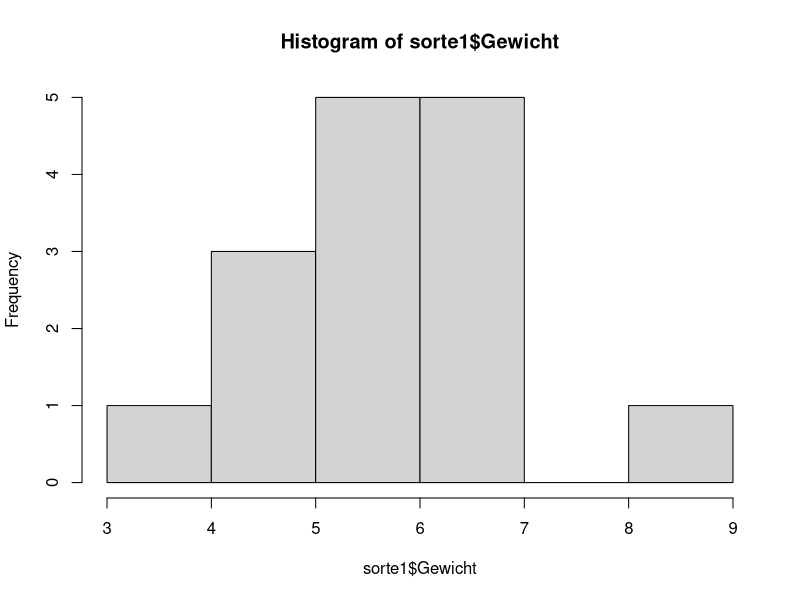
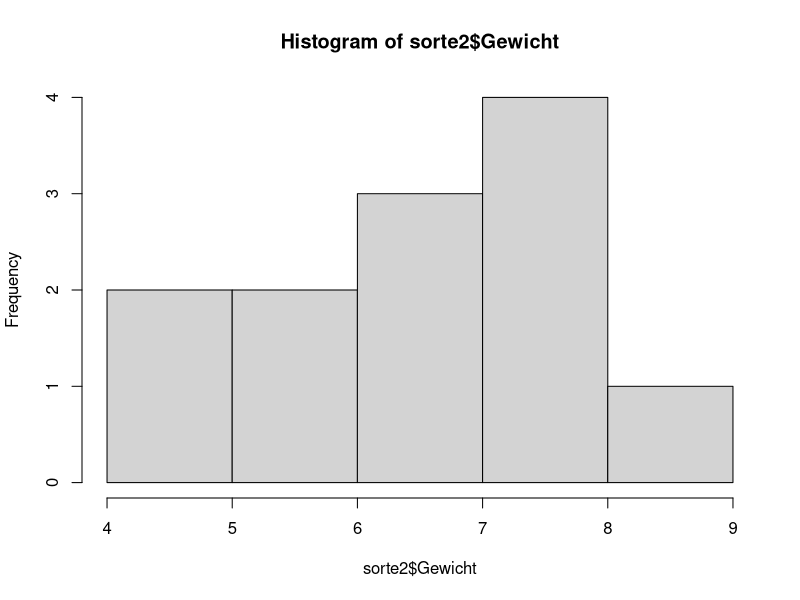
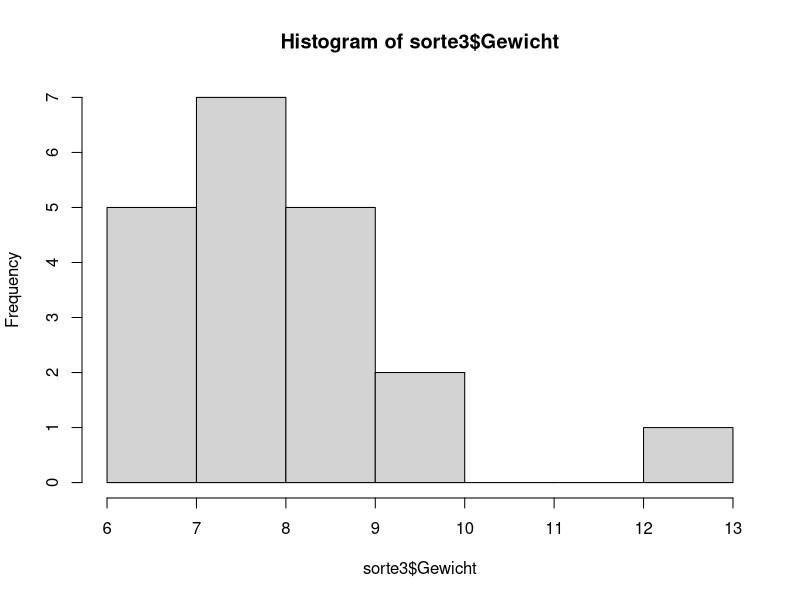
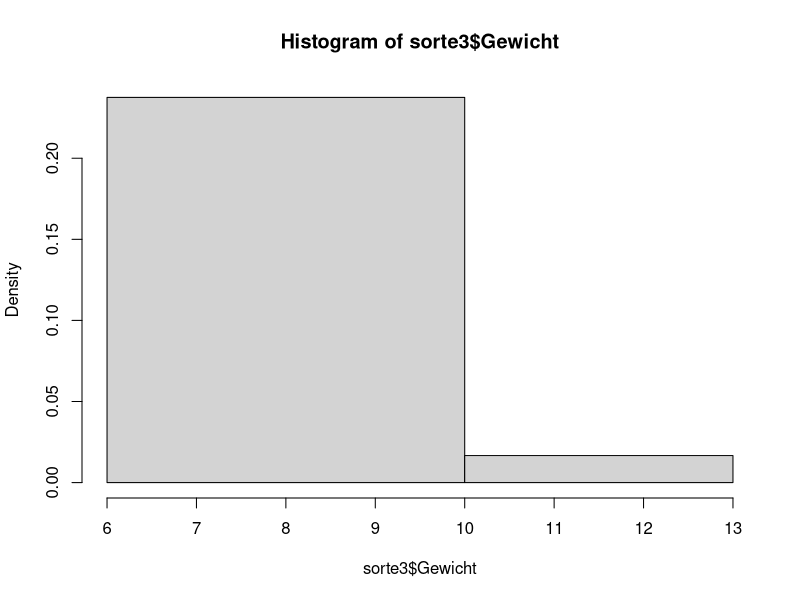
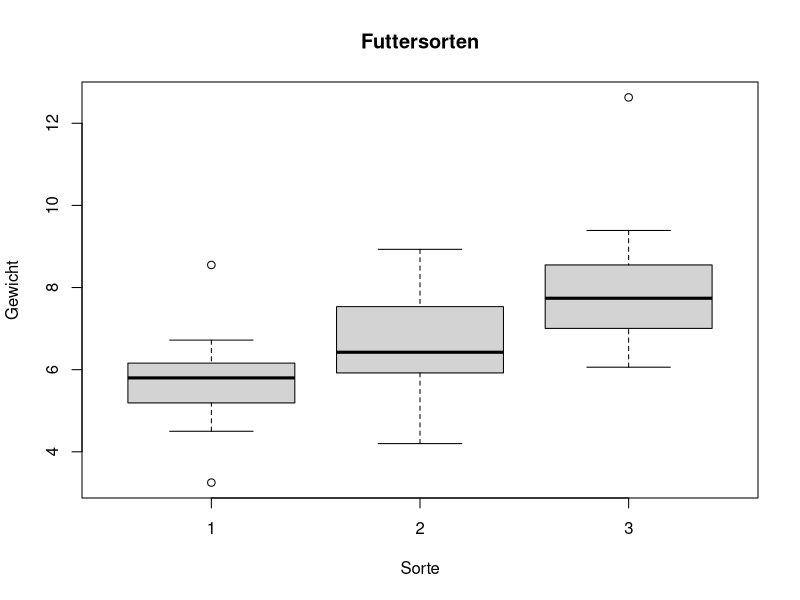
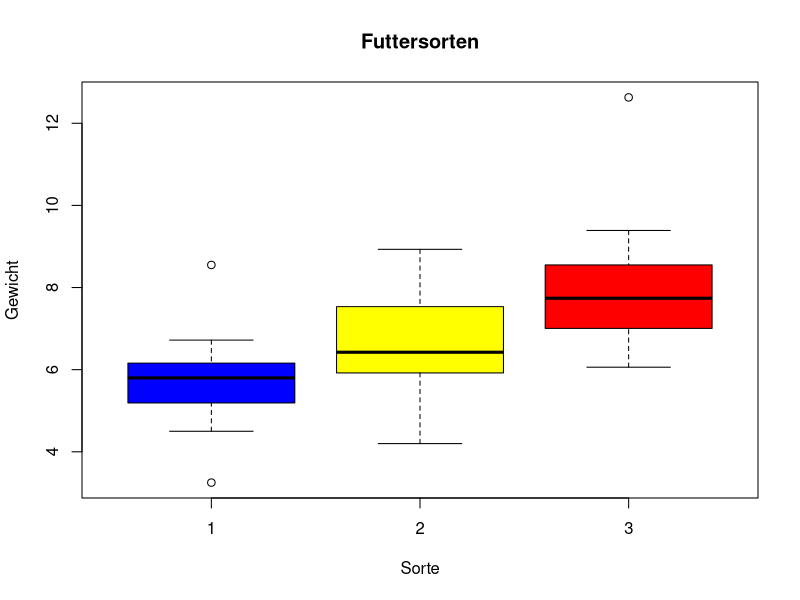

Recreate these plots in R, in order.
#2.1
sorte = c(rep(1,15), rep(2,12), rep(3, 20))
gewicht = c(6.22,5.75,6.4,4.6,3.25,4.5,4.8,5.88,5.8,6.1,5.58,6.01,5.62,6.72,8.55,4.28,7.7,6.4,7.77,7.37,4.2,7.05,6.45,8.93,5.9,5.94,6.39, 7.13,8.78,6.06,7.93,9.1,8,7.55,8.32,8.8,12.63,8.19,6.5,6.84,7.02,9.39,7.38,7.39,6.99,8.27,6.7)
tabelle = data.frame(Sorte = sorte, Gewicht = gewicht)

#2.2
sorte1 = subset(tabelle, tabelle$Sorte==1)
hist(sorte1$Gewicht)
dev.print(pdf, "./sorte1.pdf")
sorte2 = subset(tabelle, tabelle$Sorte==2)
hist(sorte2$Gewicht)
dev.print(pdf, "./sorte2.pdf")
sorte3 = subset(tabelle, tabelle$Sorte==3)
hist(sorte3$Gewicht)
dev.print(pdf, "./sorte3.pdf")
hist(sorte3$Gewicht, breaks=c(6, 10, 13)) #breaks legt die Bereiche der Balken fest

#2.3
boxplot(Gewicht ~ Sorte, data = tabelle, main = "Futtersorten", ylab = "Gewicht", xlab = "Sorte")
dev.print(pdf, "./futtersorten.pdf")


#2.4
boxplot(Gewicht ~ Sorte, data = tabelle, main = "Futtersorten", col=c("blue", "yellow","red"), ylab = "Gewicht", xlab = "Sorte")

#2.5
# Histogramme geben nur die Häufigkeiten in Bereichen wieder, ein Boxplot liefert aus der Verteilung extrahierte Daten, also min, max, ggf. Ausreißer, 25% und 75% quantil (box), median (strich in der mitte)
# eine Normalverteilung liefert immer eine relativ symmetrische Verteilung, also liegt die Vermutung nahe, wenn man eine symmetrische Box hat.
